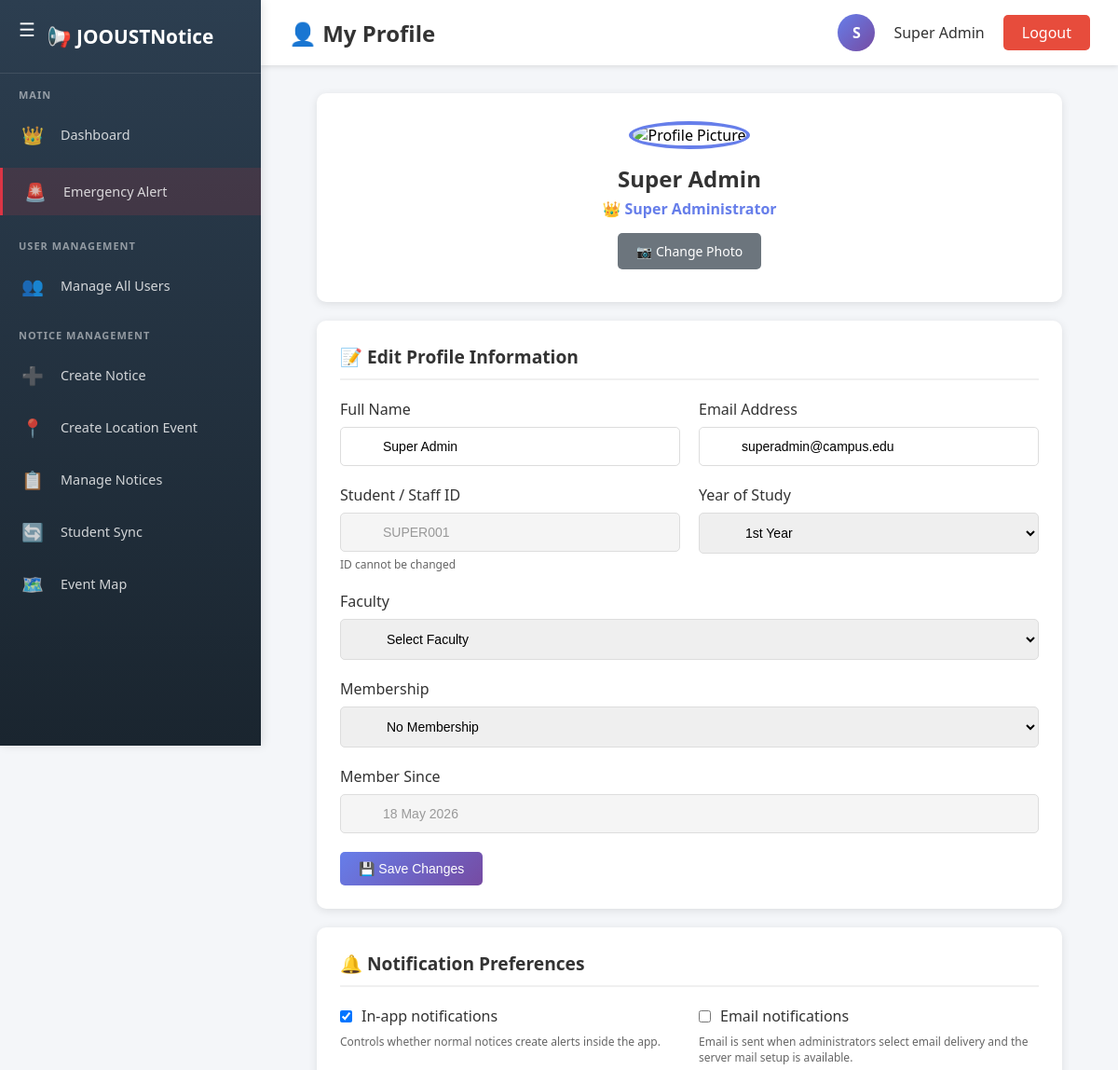
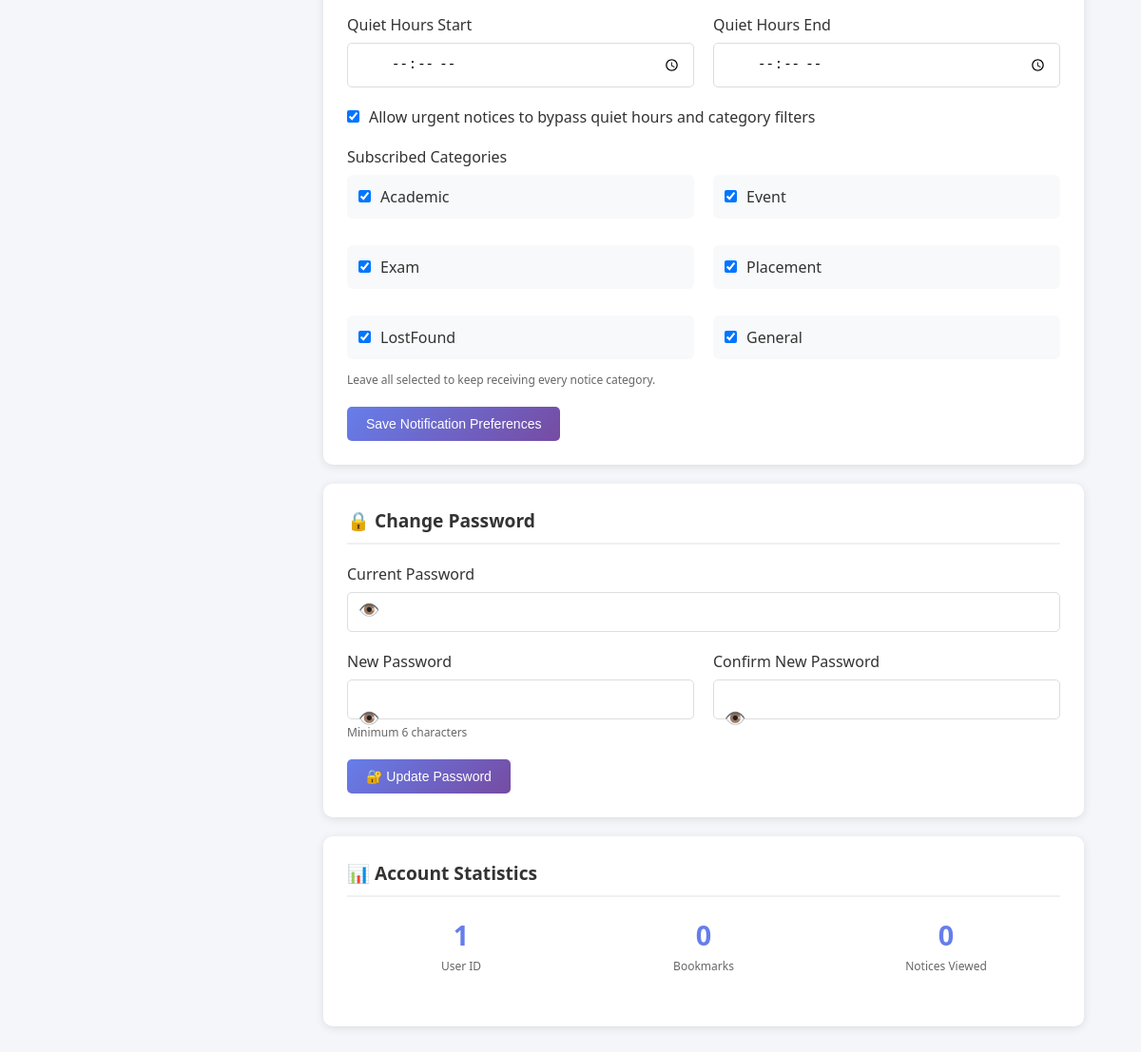
Screenshot of /user/profile.php (signed in) with the database file from the repository (2 pictures, top to bottom).
### tables this page shows
CREATE TABLE IF NOT EXISTS `users` (
    `id` INT UNSIGNED NOT NULL AUTO_INCREMENT,
    `name` VARCHAR(150) NOT NULL,
    `email` VARCHAR(200) NOT NULL,
    `student_id` VARCHAR(100) NULL,
    `password` VARCHAR(255) NOT NULL,
    `role` ENUM('super_admin','admin','student') NOT NULL DEFAULT 'student',
    `admin_type` VARCHAR(100) NULL,
    `faculty_id` INT UNSIGNED NULL,
    `year` TINYINT UNSIGNED NULL,
    `membership` VARCHAR(100) NULL,
    `profile_picture` VARCHAR(255) NULL,
    `reset_token` VARCHAR(255) NULL,
    `reset_expires` DATETIME NULL,
    `is_approved` TINYINT(1) NOT NULL DEFAULT 0,
    `is_active` TINYINT(1) NOT NULL DEFAULT 1,
    `created_at` DATETIME NOT NULL DEFAULT CURRENT_TIMESTAMP,
    `updated_at` DATETIME NULL ON UPDATE CURRENT_TIMESTAMP,
    PRIMARY KEY (`id`),
    UNIQUE KEY `ux_users_email` (`email`),
    UNIQUE KEY `ux_users_student_id` (`student_id`),
    KEY `idx_users_faculty` (`faculty_id`),
    CONSTRAINT `fk_users_faculty` FOREIGN KEY (`faculty_id`) REFERENCES `faculties` (`id`) ON DELETE SET NULL ON UPDATE CASCADE
);

### user/profile.php (the view, shortened to what the rows shown need)
<?php
require_once '../config/database.php';
$user_id = $_SESSION['user_id'];
$stmt = $pdo->prepare("SELECT * FROM users WHERE id = ?");
$stmt->execute([$user_id]);
$user = $stmt->fetch();
$profile_picture = '../assets/uploads/profiles/default-avatar.png';
?>
<!DOCTYPE html>
<html lang="en">
<head>
    <link rel="stylesheet" href="../assets/css/dashboard.css">
</head>
<body>
    <div class="dashboard-container">
        <div class="main-content">
            <div class="top-navbar">
                <h2 class="page-title">👤 My Profile</h2>
                <div class="user-info">
                    <div class="user-avatar"><?php echo strtoupper(substr($user['name'], 0, 1)); ?></div>
                    <span class="user-name"><?php echo htmlspecialchars($user['name']); ?></span>
                    <a href="../logout.php" class="logout-btn">Logout</a>
                </div>
            </div>
            <div class="content-area">
                <div class="profile-container">
                    <div class="profile-header">
                        <img src="<?php echo $profile_picture; ?>" alt="Profile Picture" class="profile-avatar" id="profileAvatar"
                             onerror="this.src='../assets/uploads/profiles/default-avatar.png'">
                        <h3 class="profile-name"><?php echo htmlspecialchars($user['name']); ?></h3>
                        <p class="profile-role">
                            <?php
                            if($user['role'] == 'student') echo "🎓 Student";
                            elseif($user['role'] == 'admin') echo "👔 Administrator";
                            elseif($user['role'] == 'super_admin') echo "👑 Super Administrator";
                            else echo "📝 User";
                            ?>
                        </p>
                        <form method="POST" enctype="multipart/form-data" style="margin-top: 15px;">
                            <div class="upload-btn btn-secondary" style="display: inline-block;">
                            </div>
                        </form>
                    </div>
                    <div class="profile-card">
                        <form method="POST">
                            <div class="form-row">
                                <div class="form-group">
                                    <label>Full Name</label>
                                    <input type="text" name="name" value="<?php echo htmlspecialchars($user['name']); ?>" required>
                                </div>
                                <div class="form-group">
                                <label>Email Address</label>
                                <input type="email" name="email" value="<?php echo htmlspecialchars($user['email']); ?>" required>
                            </div>
                        </div>
                            <div class="form-row">
                                <div class="form-group">
                                    <label>Student / Staff ID</label>
                                    <input type="text" value="<?php echo htmlspecialchars($user['student_id']); ?>" disabled>
                                    <div class="info-text">ID cannot be changed</div>
                                </div>
                            </div>
                            <div class="form-group">
                                <label>Member Since</label>
                                <input type="text" value="<?php echo date('d M Y', strtotime($user['created_at'])); ?>" disabled>
                            </div>
                        </form>
                    </div>
                    <div class="profile-card">
                        <div class="stats-grid">
                            <div>
                                <div class="stat-number"><?php echo $user['id']; ?></div>
                                <div class="stat-label">User ID</div>
                            </div>
                        </div>
                    </div>
                </div>
            </div>
        </div>
    </div>
</body>
</html>

### rows the page displays
users: name "S", name "Super Admin", email "superadmin@campus.edu", student "SUPER001", created_at "18 May 2026", id "1"

### other values shown
$category "Academic"
$category "Event"
$category "Exam"
$category "Placement"
$category "LostFound"
$category "General"
$bookmarkCount "0"
$viewCount "0"
